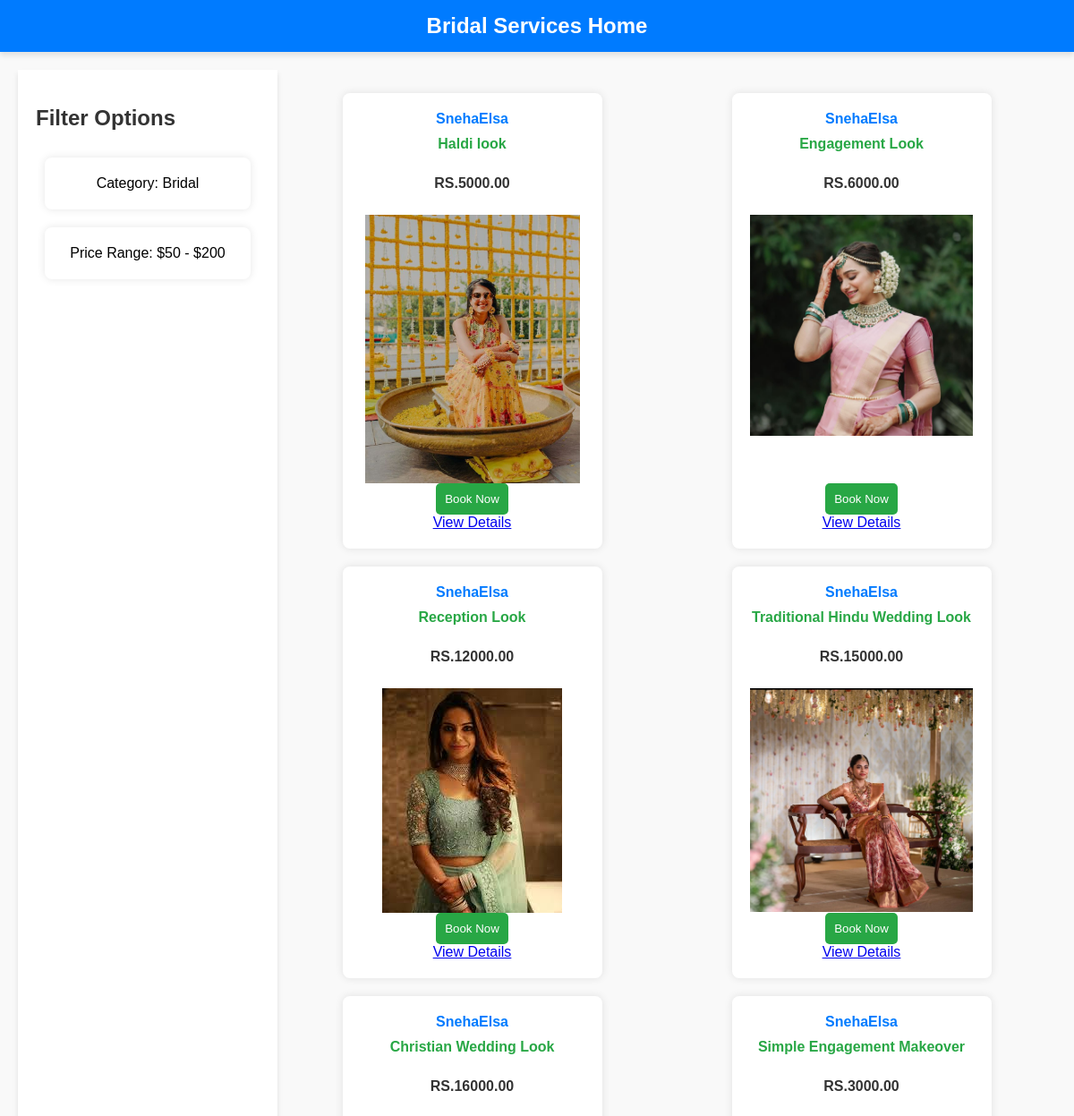
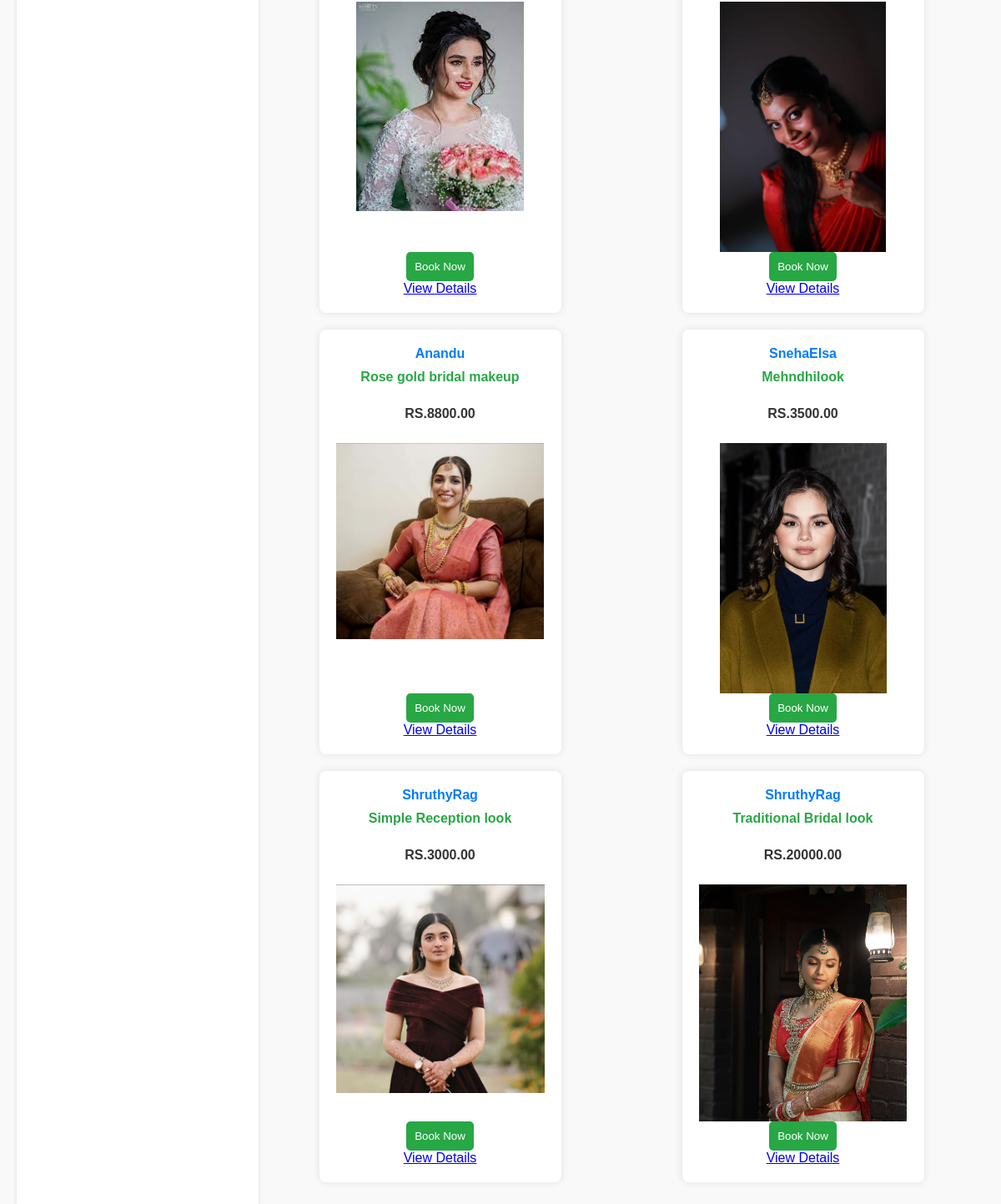
Screenshot of /customer/bridal-packages/ with the database file from the repository (2 pictures, top to bottom).
### BeauteCartApp/models.py (models this page shows, shortened)
class Service(models.Model):
    beautician = models.ForeignKey(Beautician, on_delete=models.CASCADE)
    makeup_type = models.CharField(max_length=255)
    pricing = models.DecimalField(max_digits=10, decimal_places=2)
    portfolio_images = models.ImageField(upload_to='portfolio/', blank=True)
    service_offerings = models.TextField()

class Beautician(models.Model):
    user = models.OneToOneField(CustomUser, on_delete=models.CASCADE)
    bio = models.TextField(blank=True)
    phone_number = models.CharField(max_length=15, blank=True)
    address = models.TextField(blank=True)
    website = models.URLField(blank=True)
    social_media_links = models.TextField(blank=True)
    experience_years = models.PositiveIntegerField(blank=True, null=True)
    certifications = models.TextField(blank=True)
    availability = models.TextField(blank=True)

class CustomUser(AbstractUser):
    ADMIN = 1
    CUSTOMER = 2
    DELIVERYTEAM = 3
    SELLER = 4
    USER_TYPES = (
        (ADMIN, 'Admin'),
        (CUSTOMER, 'Customer'),
        (DELIVERYTEAM, 'Delivery Team'),
        (SELLER, 'Seller'),
    )
    username = models.CharField(max_length=50, unique=True)
    email = models.EmailField(max_length=100, unique=True)
    user_type = models.PositiveSmallIntegerField(choices=USER_TYPES, default=CUSTOMER)
    shop_name = models.CharField(max_length=255, null=True)
    password = models.CharField(max_length=128)
    phone = models.CharField(max_length=12, blank=True)
    shop_address = models.CharField(max_length=255, null=True)
    tax_id = models.CharField(max_length=20, null=True)
    parlour_name = models.CharField(max_length=255, null=True)
    password = models.CharField(max_length=128)
    phone = models.CharField(max_length=12, blank=True)
    parlour_address = models.CharField(max_length=255, null=True)
    tax_id = models.CharField(max_length=20, null=True)
    is_admin = models.BooleanField(default=False)
    is_staff = models.BooleanField(default=False)
    is_active = models.BooleanField(default=True)
    is_superadmin = models.BooleanField(default=False)

### BeauteCartApp/views.py (the view)
# urls.py: path('customer/bridal-packages/', view_bridal_packages, name='customer_bridal_packages'),
def view_bridal_packages(request):
    services = Service.objects.all()
    return render(request, 'BridalPackage.html', {'services': services})

### templates/BridalPackage.html (shortened to what this page needs)
<!DOCTYPE html>
<html lang="en">
<head>
</head>
<body>
    <header>
        Bridal Services
        <a href="{% url 'home2' %}" style="color: #fff; text-decoration: none;">Home</a>
    </header>
    <main>
        <aside>
            <h2>Filter Options</h2>
            <ul>
                <li>Category: Bridal</li>
                <li>Price Range: $50 - $200</li>
            </ul>
        </aside>
        <section>
            <ul>
                {% for service in services %}
                    <li>
                        <strong>{{ service.beautician.user.username }}</strong>
                        <p class="makeup-type">{{ service.makeup_type }}</p>
                        <p class="pricing">RS.{{ service.pricing }}</p>
                        {% if service.portfolio_images %}
                            <img class="portfolio-image larger-portfolio-image" src="{{ service.portfolio_images.url }}" alt="Portfolio Image">
                        {% endif %}
                        <button class="book-now-btn" onclick="redirectToBooking()">Book Now</button>
                        <a href="{% url 'service_detail' service_id=service.id %}">View Details</a>
                    </li>
                {% endfor %}
            </ul>
        </section>
    </main>
</body>
</html>

### templates/BridalPackage.html (style rules this page uses)
body { font-family: 'Arial', sans-serif; background-color: #f9f9f9; margin: 0; padding: 0; display: flex; flex-direction: column; height: 100vh; }
header { background-color: #007bff; color: #fff; padding: 15px; text-align: center; font-size: 24px; font-weight: bold; box-shadow: 0 4px 6px rgba(0, 0, 0, 0.1); z-index: 100; }
main { display: flex; flex-grow: 1; margin: 20px; }
aside { width: 250px; padding: 20px; background-color: #fff; box-shadow: 0 4px 6px rgba(0, 0, 0, 0.1); }
h2 { color: #333; margin-bottom: 20px; }
ul { list-style-type: none; padding: 0; display: flex; flex-wrap: wrap; justify-content: space-around; }
li { background-color: #fff; border-radius: 8px; box-shadow: 0 0 10px rgba(0, 0, 0, 0.1); margin: 10px; padding: 20px; width: 250px; transition: transform 0.3s ease-in-out; display: flex; flex-direction: column; align-items: center; }
strong { color: #007bff; font-weight: bold; }
.makeup-type { color: #28a745; font-weight: bold; margin-top: 10px; }
.pricing { color: #333; font-weight: bold; margin-top: 10px; }
.portfolio-image { max-width: 100%; max-height: 150px; height: auto; margin-top: 10px; }
.larger-portfolio-image { max-height: 300px; }
.book-now-btn { margin-top: auto; background-color: #28a745; color: #fff; border: none; padding: 10px; border-radius: 5px; cursor: pointer; transition: background-color 0.3s ease-in-out; }

### rows the page displays
Service: beautician.user.username "SnehaElsa", makeup_type "Haldi look", pricing "5000.00", portfolio_images (picture)
Service: beautician.user.username "SnehaElsa", makeup_type "Engagement Look", pricing "6000.00", portfolio_images (picture)
Service: beautician.user.username "SnehaElsa", makeup_type "Reception Look", pricing "12000.00", portfolio_images (picture)
Service: beautician.user.username "SnehaElsa", makeup_type "Traditional Hindu Wedding Look", pricing "15000.00", portfolio_images (picture)
Service: beautician.user.username "SnehaElsa", makeup_type "Christian Wedding Look", pricing "16000.00", portfolio_images (picture)
Service: beautician.user.username "SnehaElsa", makeup_type "Simple Engagement Makeover", pricing "3000.00", portfolio_images (picture)
Service: beautician.user.username "Anandu", makeup_type "Rose gold bridal makeup", pricing "8800.00", portfolio_images (picture)
Service: beautician.user.username "SnehaElsa", makeup_type "Mehndhilook", pricing "3500.00", portfolio_images (picture)
Service: beautician.user.username "ShruthyRag", makeup_type "Simple Reception look", pricing "3000.00", portfolio_images (picture)
Service: beautician.user.username "ShruthyRag", makeup_type "Traditional Bridal look", pricing "20000.00", portfolio_images (picture)
